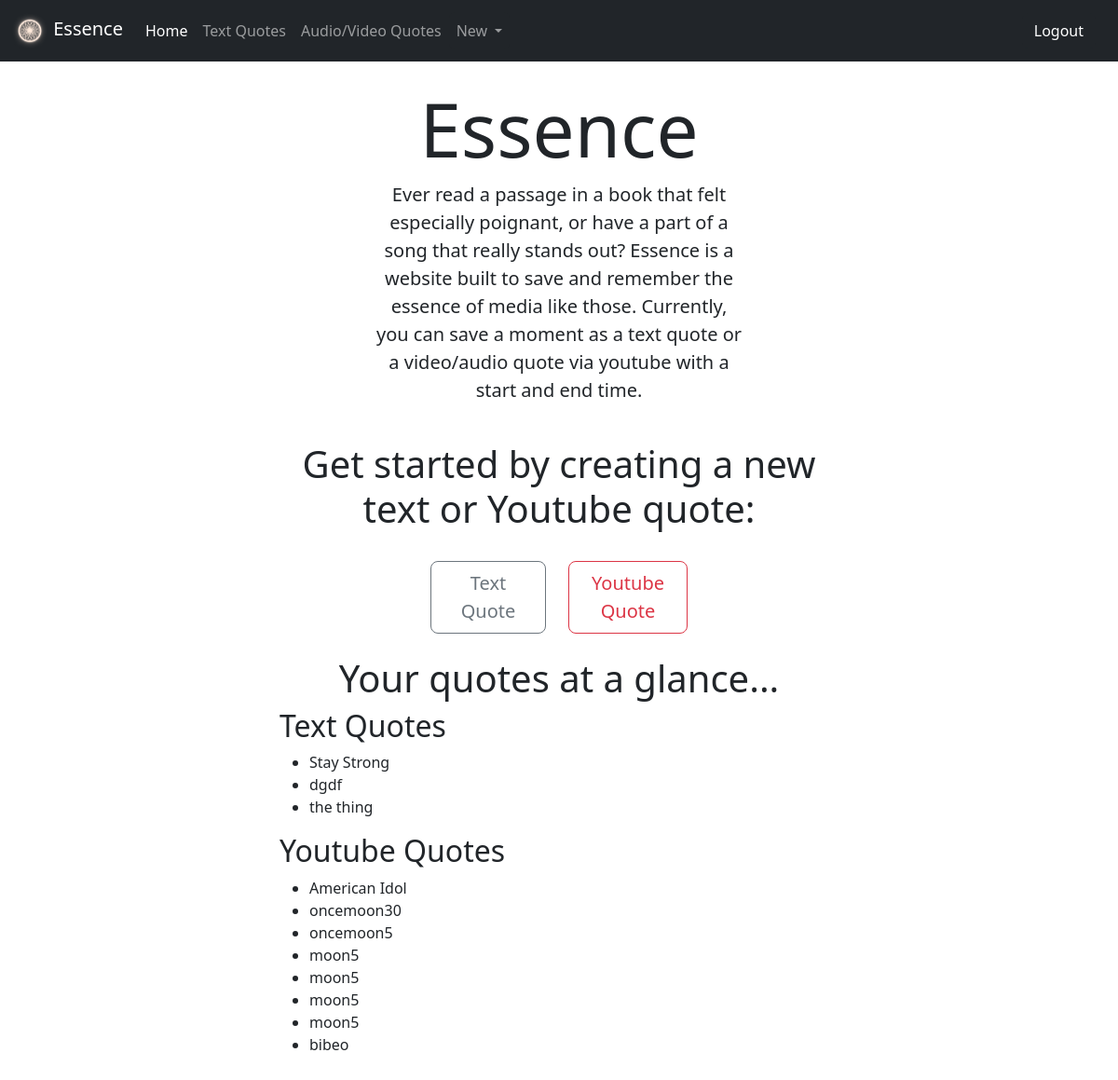
Page /essence/ (signed in) on the earlier database version.
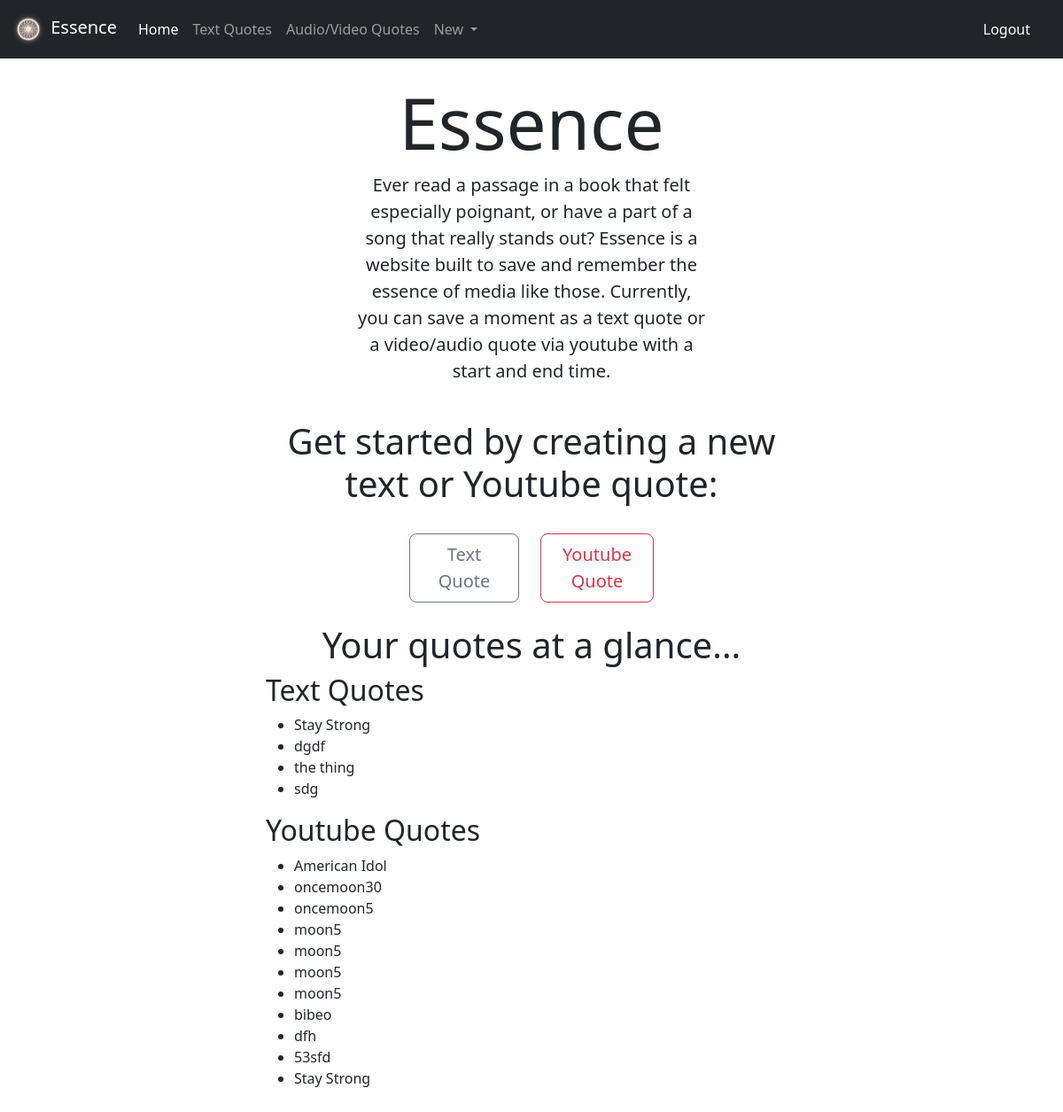
Same page on the later database version.
### essence/models.py (models this page shows, shortened)
class TextQuote(models.Model):
    user = models.ForeignKey(User, on_delete=models.DO_NOTHING, default=1)
    metadata = models.OneToOneField(Quote, on_delete=models.CASCADE, primary_key=True)
    quote_text = models.TextField()
    author = models.CharField(max_length=200)
    text_title = models.CharField(max_length=200)

class Quote(models.Model):
    title = models.CharField(max_length=200)
    description = models.TextField(blank=True)
    entry_timestamp = models.DateTimeField(default=timezone.now)

class YoutubeQuote(models.Model):
    user = models.ForeignKey(User, on_delete=models.DO_NOTHING, default=1)
    metadata = models.OneToOneField(Quote, on_delete=models.CASCADE)
    youtube_id = models.ForeignKey(YoutubeVideo, on_delete=models.DO_NOTHING)
    start_seconds = models.IntegerField(validators=[validators.MinValueValidator(0)])
    end_seconds = models.IntegerField()
    class Meta:
        constraints = [
            CheckConstraint(
                check = Q(end_seconds__gt=F('start_seconds')),
                name = 'check_end_seconds',
            ),
        ]

### essence/views.py (the view)
# urls.py: path("", views.IndexView.as_view(), name="index"),
class IndexView(generic.TemplateView):
    template_name = "essence/index.html"
    def get_context_data(self, **kwargs):
        context = super().get_context_data(**kwargs)
        if not self.request.user.is_anonymous:
            context["youtube_quotes"] = YoutubeQuote.objects.filter(user=self.request.user)
            context["text_quotes"] = TextQuote.objects.filter(user=self.request.user)
        return context

### essence/templates/essence/index.html (shortened to what this page needs)
{%extends './base.html' %}
{%block content%}
<div class="col-6 mx-auto">
    {%if user.is_authenticated %}
    <div class="text-center">
        <h1 class="display-1 font-weight-bold">Essence</h1>
        <p class="lead col-8 mx-auto">
            Ever read a passage in a book that felt especially poignant, or have a part of a song that really stands out?
            Essence is a website built to save and remember the essence of media like those.
            Currently, you can save a moment as a text quote or a video/audio quote via youtube with a start and end time.
        </p>
        <br>
        <h1 class="display-6 font-weight-bold">
            Get started by creating a new text or Youtube quote:
        </h1>
    </div>
    <br>
    <div class="row col-6 mx-auto">
        <a class="col" href="{% url 'essence:text_create' %}">
            <button type="button" class="btn btn-outline-secondary btn-lg px-4 gap-3">Text Quote</button>
        </a>
        <a class="col" href="{% url 'essence:youtube_create' %}">
            <button type="button" class="btn btn-outline-danger btn-lg px-4 gap-3">Youtube Quote</button>
        </a>
    </div>
    <br>
    <h1 class="text-center">Your quotes at a glance...</h1>
    <h2>Text Quotes</h2>
    <ul>
        {% for quote in text_quotes %}
        <li>{{ quote.metadata.title }}</li>
        {% empty %}
        <li>No text quotes yet.</li>
        {% endfor %}
    </ul>
    <h2>Youtube Quotes</h2>
    <ul>
        {% for quote in youtube_quotes %}
        <li>{{ quote.metadata.title }}</li>
        {% empty %}
        <li>No youtube quotes yet.</li>
        {% endfor %}
    </ul>
    {%endif%}
</div>
{%endblock%}

### essence/templates/essence/base.html (shortened to what this page needs)
<!DOCTYPE html>
<html>
    <head>
        {% load bootstrap5 %}
        {% load static %}
        {% bootstrap_css %}
        <link rel="stylesheet" href="{% static 'essence/style.css' %}">
    </head>
    <body>
        <nav class="navbar navbar-expand-md navbar-dark static-top bg-dark">
            <div class="container-xl">
                <a class="navbar-brand" href="{% url 'essence:index' %}">
                    <img src="{% static 'essence/images/Essence.png' %}" alt="Essence Logo" width="40" height="40"/>
                    Essence
                </a>
                <div class="collapse navbar-collapse" id="navbarCollapse">
                    <ul class="navbar-nav mr-auto">
                        <li class="nav-item">
                            <a class="nav-link {% if request.resolver_match.view_name == 'essence:index' %}active{% endif %}" href="{% url 'essence:index' %}">Home</a>
                        </li>
                        <li class="nav-item">
                            <a class="nav-link {% if request.resolver_match.view_name == 'essence:text_index' or request.resolver_match.view_name == 'essence:text_detail' %}active{% endif %}" href="{% url 'essence:text_index' %}">
                                Text Quotes
                            </a>
                        </li>
                        <li class="nav-item">
                            <a class="nav-link {% if request.resolver_match.view_name == 'essence:youtube_index' or request.resolver_match.view_name == 'essence:youtube_detail' %}active{% endif %}" href="{% url 'essence:youtube_index' %}">
                                Audio/Video Quotes
                            </a>
                        </li>
                        <li class="nav-item dropdown">
                            <a style="background-color: #212529; border-color: #212529;" class="btn btn-dark dropdown-toggle nav-link " id="navbarDropdown" href="#" role="button" data-bs-toggle="dropdown" aria-expanded="false" aria-current="page">
                                New
                            </a>
                        </li>
                    </ul>
                </div>
            </div>
            {%if user.is_authenticated %}
            <a class="btn btn-dark text-decoration-none mx-4" href="{% url 'logout' %}"> Logout</a>
            {%else%}
            <a class="btn btn-dark text-decoration-none mx-4" href="{% url 'login' %}"> Login</a>
            {%endif%}
        </nav>
        <div id="content" class="pt-4 pb-4">
            {% block content %}
            {%endblock%}
        </div>
    </body>
</html>

Differences in the rows shown:
added TextQuote: metadata "sdg"
added YoutubeQuote: metadata "dfh"
added YoutubeQuote: metadata "53sfd"
added YoutubeQuote: metadata "Stay Strong"
